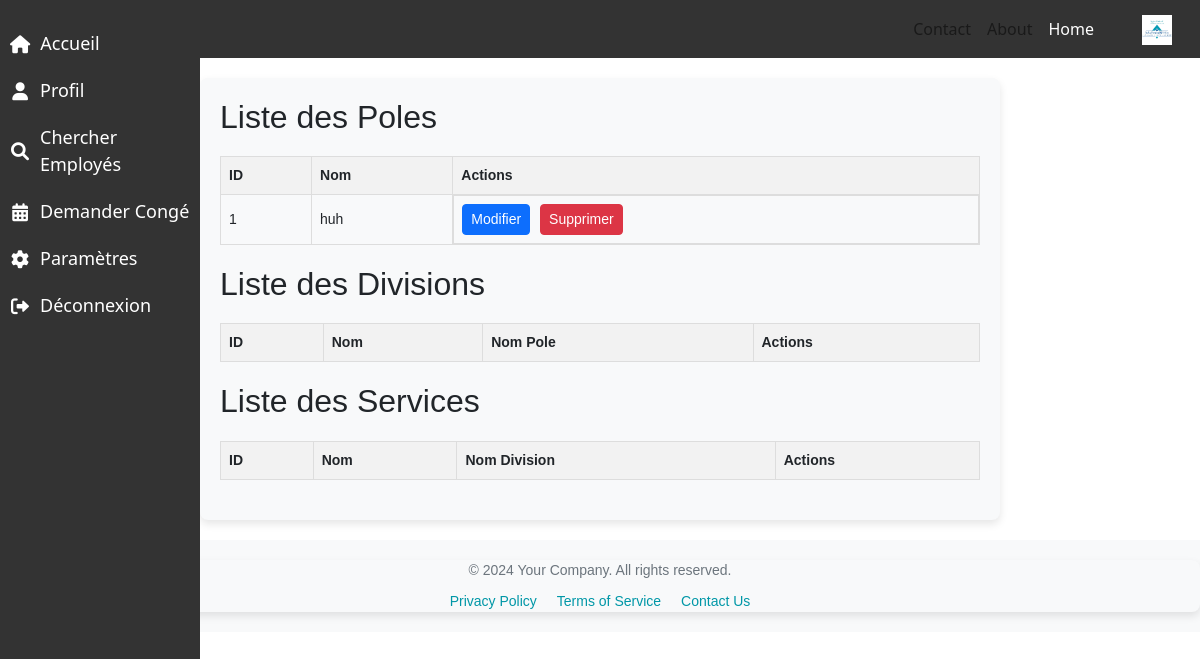
The page /Modification/liste_branche.php on the database as committed earlier.
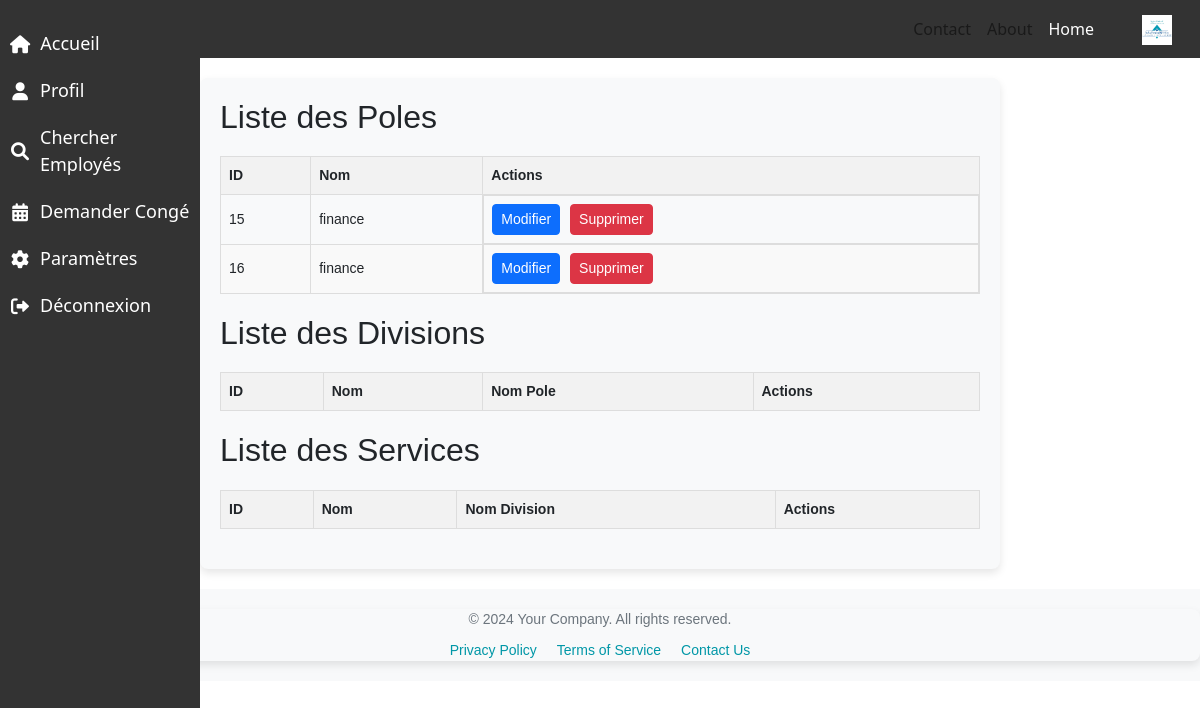
The same page on the database as committed later.
### tables this page shows
CREATE TABLE `poles` (
  `id` int(11) NOT NULL,
  `nom` varchar(255) NOT NULL,
  `nom_directeur` varchar(255) DEFAULT NULL
);

### Modification/liste_branche.php (the view, shortened to what this page needs)
<?php
require_once '../backend/db.php';
$poles = [];
$result = $conn->query("SELECT id, nom FROM poles");
if ($result) {
    while ($row = $result->fetch_assoc()) {
        $poles[] = $row;
    }
}
?>
<!DOCTYPE html>
<html lang="en">
<head>
    <link rel="stylesheet" href="https://stackpath.bootstrapcdn.com/bootstrap/4.5.2/css/bootstrap.min.css">
    <?php include '../pages/boot.php'; ?>
</head>
<body>
<?php include '../pages/side.php'; ?>
<?php include '../pages/navbar.php'; ?>
<div class="container main-content">
    <h2>Liste des Poles</h2>
    <table>
        <thead>
            <tr>
                <th>ID</th>
                <th>Nom</th>
                <th>Actions</th>
            </tr>
        </thead>
        <tbody>
            <?php foreach ($poles as $pole): ?>
                <tr>
                    <td><?php echo htmlspecialchars($pole['id']); ?></td>
                    <td><?php echo htmlspecialchars($pole['nom']); ?></td>
                    <td class="action-buttons">
                        <button class="btn btn-primary btn-sm" data-toggle="modal" data-target="#modifyModal" data-id="<?php echo $pole['id']; ?>" data-type="pole">Modifier</button>
                        <button class="btn btn-danger btn-sm" data-toggle="modal" data-target="#deleteModal" data-id="<?php echo $pole['id']; ?>" data-type="pole">Supprimer</button>
                    </td>
                </tr>
            <?php endforeach; ?>
        </tbody>
    </table>
    <h2>Liste des Divisions</h2>
    <table>
        <thead>
            <tr>
                <th>ID</th>
                <th>Nom</th>
                <th>Nom Pole</th>
                <th>Actions</th>
            </tr>
        </thead>
    </table>
<h2>Liste des Services</h2>
<table>
    <thead>
        <tr>
            <th>ID</th>
            <th>Nom</th>
            <th>Nom Division</th>
            <th>Actions</th>
        </tr>
    </thead>
</table>
</div>
<?php include '../pages/footer.php'; ?>
</body>
</html>

### pages/boot.php (shortened to what this page needs)
<link href="https://cdn.lineicons.com/4.0/lineicons.css" rel="stylesheet" />
    <link href="https://cdn.jsdelivr.net/npm/bootstrap@5.3.0-alpha3/dist/css/bootstrap.min.css" rel="stylesheet"
>

### pages/side.php (shortened to what this page needs)
<nav class="navbar navbar-expand-lg navbar-light w-100" style="background-color: #333; direction: rtl;">
    <div class="container-fluid w-100">
        <a class="navbar-brand" href="#">
            <img src="../uploads/entreprise.jpg" alt="Entreprise Logo" height="30">
        </a>
        <div class="collapse navbar-collapse" id="navbarNav">
            <ul class="navbar-nav">
                <li class="nav-item">
                    <a class="nav-link active" style="color: #fff;" aria-current="page" href="../pages/home.php">Home</a>
                </li>
                <li class="nav-item">
                    <a class="nav-link" href="../pages/about.php">About</a>
                </li>
                <li class="nav-item">
                    <a class="nav-link" href="../contact/contact.php">Contact</a>
                </li>
            </ul>
        </div>
    </div>
</nav>

### pages/navbar.php (shortened to what this page needs)
<link rel="stylesheet" href="https://cdnjs.cloudflare.com/ajax/libs/font-awesome/6.0.0-beta3/css/all.min.css">
<div class="sidebar">
    <a href="../pages/home.php"><i class="fas fa-home"></i> <span class="link-text">Accueil</span></a>
    <a href="../employe/profile.php"><i class="fas fa-user"></i> <span class="link-text">Profil</span></a>
    <a href="../employe/chercher_emp.php"><i class="fas fa-search"></i> <span class="link-text">Chercher Employés</span></a>
    <a href="../employe/demander_conge.php"><i class="fas fa-calendar-alt"></i> <span class="link-text">Demander Congé</span></a>
    <div class="dropdown">
        <a href="#"><i class="fas fa-cog"></i> <span class="link-text">Paramètres</span></a>
    </div>
    <a href="../pages/logout.php"><i class="fas fa-sign-out-alt"></i> <span class="link-text">Déconnexion</span></a>
</div>

### pages/footer.php (shortened to what this page needs)
<footer>
    <div class="container">
        <p>&copy; <?php echo date("Y"); ?> Your Company. All rights reserved.</p>
        <ul>
            <li><a href="../contact/privacy.php">Privacy Policy</a></li>
            <li><a href="../contact/terms.php">Terms of Service</a></li>
            <li><a href="../contact/contact.php">Contact Us</a></li>
        </ul>
    </div>
</footer>

### pages/nav.php (style rules this page uses)
.sidebar { height: 100vh; width: 50px; position: fixed; z-index: 1; top: 0; left: 0; background-color: #333; overflow-x: hidden; padding-top: 20px; transition: width 0.5s ease; }
.sidebar a { padding: 10px; text-decoration: none; font-size: 18px; color: white; display: flex; align-items: center; transition: padding 0.5s ease; }
.sidebar i { min-width: 20px; text-align: center; }
.main-content { margin-left: 250px; padding: 20px; }

### Modification/liste_branche.php (style rules this page uses)
.container { font-family: "Arial", sans-serif; font-size: 14px; max-width: 800px; margin: 20px auto; background-color: #f8f9fa; padding: 20px; border-radius: 8px; box-shadow: 0 4px 8px rgba(0, 0, 0, 0.1); }
table { width: 100%; border-collapse: collapse; margin: 20px 0; }
table, th, td { border: 1px solid #ddd; }
th, td { padding: 8px; text-align: left; }
th { background-color: #f2f2f2; }
tr:nth-child(even) { background-color: #f9f9f9; }
.action-buttons { display: flex; gap: 10px; }

### pages/side.php (style rules this page uses)
.navbar-nav .nav-link { color: #fff; }

### pages/navbar.php (style rules this page uses)
.dropdown { position: relative; display: inline-block; }

### pages/footer.php (style rules this page uses)
footer { background-color: #f8f9fa; padding: 20px 0; text-align: center; }
footer .container { max-width: 1200px; margin: 0 auto; padding: 0 15px; }
footer p { margin: 0; color: #6c757d; }
footer ul { list-style: none; padding: 0; margin: 10px 0 0; display: flex; justify-content: center; }
footer ul li { margin: 0 10px; }
footer ul li a { color: #0097a7; text-decoration: none; }

Rows that differ between the two databases and show on the page:
removed poles: id "1", nom "huh"
added poles: id "15", nom "finance"
added poles: id "16", nom "finance"
